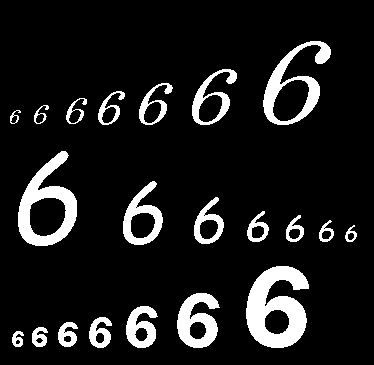
%> input picture Reconocedor 69/entrena6.bmp, 374 x 365 px
$ octave rec69.m   (GNU Octave 9; MATLAB toolbox functions it lacks are replaced by stand-ins)
%> lines starting %> are read from the running program, lines starting %| are printed output that depends on the picture; in (x1, y1, x2, y2) boxes, pixels count from 0 and x2, y2 are one past the last pixel; in counts of white or black regions, pixels touching at a corner belong together; the program's own positions count from 1
clc, clear all, close all;

I6=imread('entrena6.bmp');
%> I6: size 365x374 logical; 10.8% white; 21 white regions, largest, box (x1, y1, x2, y2) and area: (246, 266, 309, 348) 3133, (18, 151, 77, 246) 2337, (263, 41, 331, 125) 1790
I9=imread('entrena9.bmp');
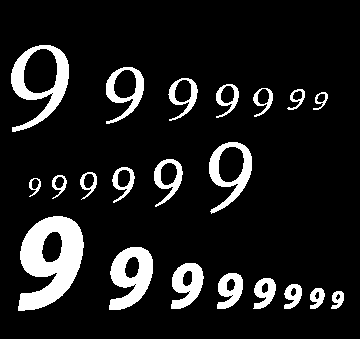
%> input picture Reconocedor 69/entrena9.bmp, 360 x 339 px
%> I9: size 339x360 logical; 11.6% white; 21 white regions, largest, box (x1, y1, x2, y2) and area: (18, 216, 84, 311) 3716, (11, 45, 69, 132) 1826, (109, 247, 153, 310) 1667
I9=imresize(I9, size(I6));
%> I9: size 365x374 logical; 11.8% white; 21 white regions, largest, box (x1, y1, x2, y2) and area: (19, 233, 87, 335) 4162, (11, 48, 72, 142) 2057, (113, 266, 159, 334) 1901
figure(1)
imshow([I6 I9], []) %Con el corchete vacio busca el numero mas bajo y lo trata como negro
[L6, n6]=bwlabel(I6, 8);
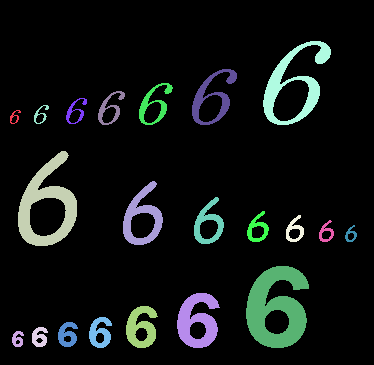
%> L6: size 365x374 double; 22 distinct labels, from 0 to 21; one colour per label, 0 black
%> n6 = 21
[L9, n9]=bwlabel(I9, 8);
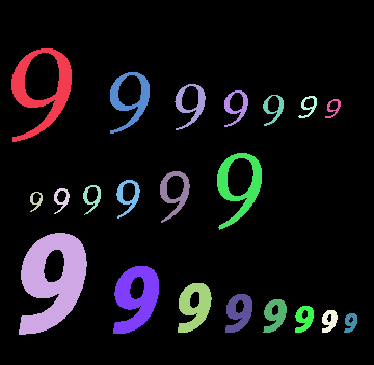
%> L9: size 365x374 double; 22 distinct labels, from 0 to 21; one colour per label, 0 black
%> n9 = 21

figure(2)
imshow([L6 L9], [])
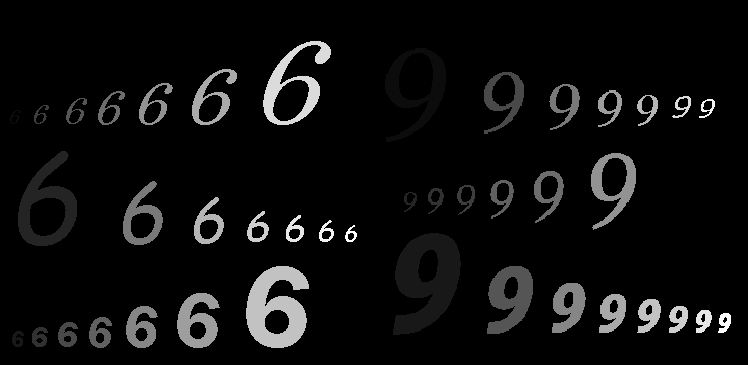
%> displayed picture: size 365x748, on the screen's scale of 0 to 255; min 0, max 255, mean 13

for j=1:2
    if(j==1)
        L=L6;
        n=n6;
        disp('procesando el numero 6')
     else
         L=L9;
         n=n9;
         disp('procesando el numero 9')
    end
    z=zeros(n,1);

    for i=1:n
        [i, n];
        y=zeros(size(L));
        ii=find(L==1);
        y(ii)=1;
        %[ii, jj]=find(L==1);
        y1=imfill(y, 'holes');
        y2=xor(y,y1);
        [ii, jj]=find(L==1);
        h1=max(ii);
        h2=max(ii);
        [ii, jj]=find(y2==1);
        h=mean(ii)-h2;
        z(i)=h/(h1-h2);
    end

    if(j==1)
        z6=z;
    else
        z9=z;
    end

end
%> this loop made 2 passes
%> n on passes 1 to 2: 21, 21
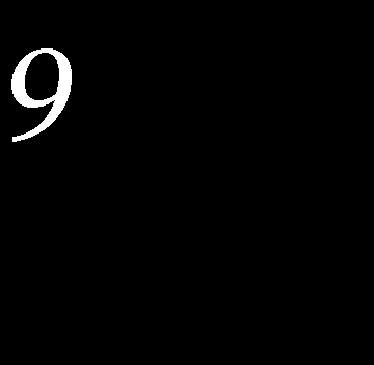
%> y: size 365x374 double; values 0 (black) and 1 (white), 1.5% white; 1 white region, box (x1, y1, x2, y2) and area: (11, 48, 72, 142) 2057

figure(3)
clf
hist(z6)
%> (this line was passed over: hist is not available in this run)
hold on
hist(z9)
%> (this line was passed over: hist is not available in this run)
th=(mean(z6)+mean(z9))/2
%> th = -Inf
plot([th, th], [0, 35], 'g' )
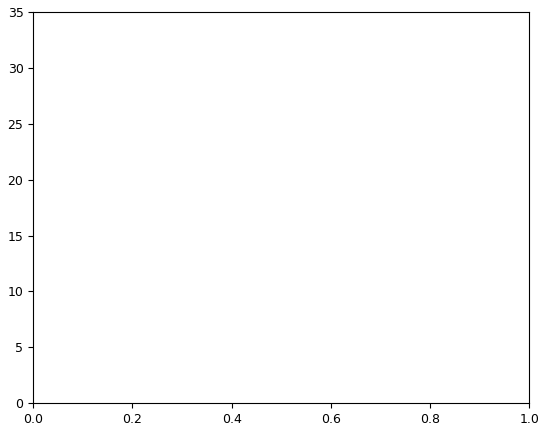
%> figure redrawn from the program's plot data

disp('Parte2: Prueba(presionar enter)')
pause
close all

J=imread('prueba69.bmp');
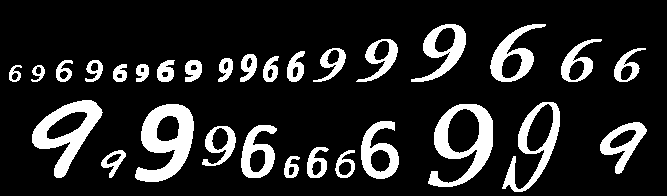
%> input picture Reconocedor 69/prueba69.bmp, 667 x 196 px
%> J: size 196x667 logical; 15.4% white; 30 white regions, largest, box (x1, y1, x2, y2) and area: (135, 104, 194, 182) 2461, (428, 104, 493, 187) 2213, (32, 100, 103, 178) 2123
%J=imdilate(J, ones(3,3));
[N M]=size(J);
%> N = 196; M = 667
figure(1)
imshow(J, [])
hold on
